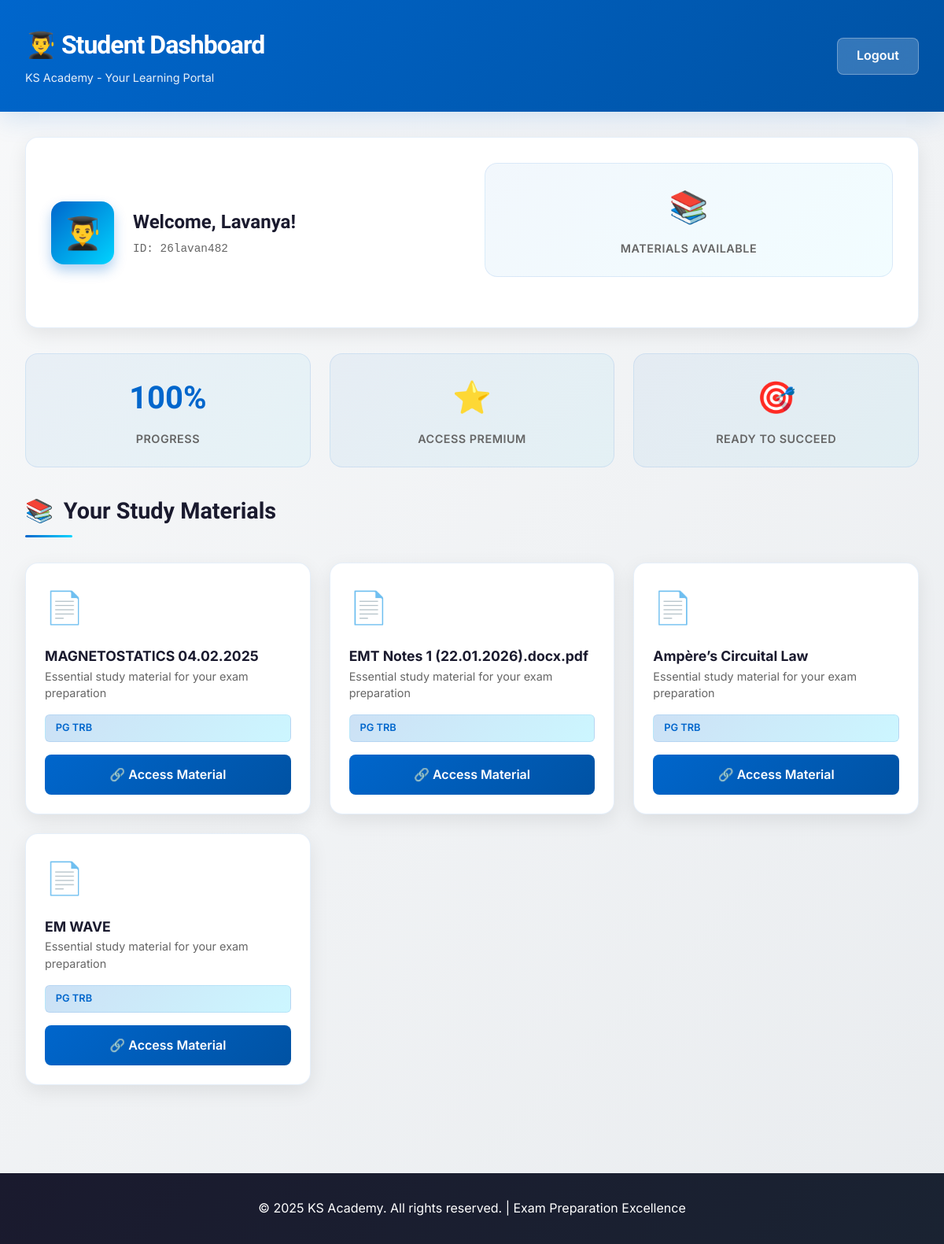
/student (signed in), run on the app's committed database.
### tables this page shows
CREATE TABLE students (
        id INTEGER PRIMARY KEY AUTOINCREMENT,
        name TEXT NOT NULL,
        userid TEXT NOT NULL UNIQUE,
        password TEXT NOT NULL,
        category TEXT NOT NULL
    );

CREATE TABLE materials (
        id INTEGER PRIMARY KEY AUTOINCREMENT,
        title TEXT NOT NULL,
        link TEXT NOT NULL,
        category TEXT NOT NULL
    );

### app.py (the view)
@app.route('/student')
def student():
    if not session.get('user') or session['user'] == 'admin':
        return redirect('/login')
    with get_db() as con:
        cur = con.cursor()
        cur.execute("SELECT name, category FROM students WHERE userid = ?", (session['user'],))
        student_data = cur.fetchone()
        if student_data:
            materials = con.execute("SELECT * FROM materials WHERE category = ?", (student_data[1],)).fetchall()
        else:
            materials = []
    return render_template("student.html",
                           student_name=student_data[0] if student_data else '',
                           userid=session.get('user'),
                           materials=materials)

### app.py (called while the page is built)
def get_db():
    conn = sqlite3.connect('data.db', check_same_thread=False)
    return conn

### templates/student.html (shortened to what this page needs)
<!DOCTYPE html>
<html lang="en">
<head>
</head>
<body>
    <header>
        <div class="header-container">
            <div class="header-content">
                <h1>👨‍🎓 Student Dashboard</h1>
                <p class="header-subtitle">KS Academy - Your Learning Portal</p>
            </div>
            <a href="{{ url_for('logout') }}" class="logout-btn">Logout</a>
        </div>
    </header>
    <div class="container">
        <section class="profile-section">
            <div class="profile-content">
                <div class="profile-avatar">👨‍🎓</div>
                <div class="profile-info">
                    <h2>Welcome, {{ student_name }}!</h2>
                    <p class="profile-id">ID: {{ userid }}</p>
                </div>
            </div>
            <div class="stats-grid">
                <div class="stat-card">
                    <div class="stat-value">📚</div>
                    <div class="stat-label">Materials Available</div>
                </div>
            </div>
        </section>
        <div class="stats-grid">
            <div class="stat-card">
                <div class="stat-value">100%</div>
                <div class="stat-label">Progress</div>
            </div>
            <div class="stat-card">
                <div class="stat-value">⭐</div>
                <div class="stat-label">Access Premium</div>
            </div>
            <div class="stat-card">
                <div class="stat-value">🎯</div>
                <div class="stat-label">Ready to Succeed</div>
            </div>
        </div>
        <section>
            <div class="section-header">
                <h3>
                    <span>📚</span>
                    Your Study Materials
                </h3>
                <div class="section-underline"></div>
            </div>
            {% if materials %}
            <div class="materials-grid">
                {% for mat in materials %}
                <div class="material-card">
                    <div class="material-icon">📄</div>
                    <div>
                        <h4 class="material-title">{{ mat[1] }}</h4>
                        <p class="material-description">Essential study material for your exam preparation</p>
                    </div>
                    <div class="material-category">{{ mat[3] if mat|length > 3 else 'Study Material' }}</div>
                    <a href="{{ mat[2] }}" target="_blank" class="material-link">
                        🔗 Access Material
                    </a>
                </div>
                {% endfor %}
            </div>
            {% else %}
            <div class="empty-state">
                <div class="empty-state-icon">📭</div>
                <h4>No Materials Yet</h4>
                <p>Your study materials will appear here. Check back soon!</p>
            </div>
            {% endif %}
        </section>
    </div>
    <footer>
        <p>&copy; 2025 KS Academy. All rights reserved. | Exam Preparation Excellence</p>
    </footer>
</body>
</html>

### templates/student.html (style rules this page uses)
:root { --primary: #0066cc; --primary-dark: #0052a3; --secondary: #ff6b35; --accent: #00d4ff; --success: #2ecc71; --text-dark: #1a1a2e; --text-light: #f5f5f5; --bg-light: #f8f9fa; --border-color: rgba(0, 102, 204, 0.1); }
* { margin: 0; padding: 0; box-sizing: border-box; }
html { scroll-behavior: smooth; }
body { font-family: 'Inter', -apple-system, BlinkMacSystemFont, 'Segoe UI', sans-serif; background: linear-gradient(135deg, var(--bg-light) 0%, #e9ecef 100%); color: var(--text-dark); line-height: 1.6; }
header { background: linear-gradient(135deg, var(--primary) 0%, var(--primary-dark) 100%); color: white; padding: 2rem; box-shadow: 0 8px 32px rgba(0, 102, 204, 0.15); animation: slideInDown 0.6s ease-out; }
.header-container { max-width: 1200px; margin: 0 auto; display: flex; justify-content: space-between; align-items: center; }
.header-content h1 { font-family: 'Clash Display', sans-serif; font-size: 2rem; font-weight: 700; letter-spacing: -1px; margin-bottom: 0.25rem; }
.header-subtitle { font-size: 0.9rem; opacity: 0.9; }
.logout-btn { background: rgba(255, 255, 255, 0.2); color: white; padding: 0.6rem 1.5rem; border: 1px solid rgba(255, 255, 255, 0.3); border-radius: 8px; text-decoration: none; font-weight: 600; transition: all 0.3s ease; backdrop-filter: blur(10px); }
.container { max-width: 1200px; margin: 0 auto; padding: 2rem; }
.profile-section { background: white; padding: 2rem; border-radius: 16px; box-shadow: 0 8px 24px rgba(0, 0, 0, 0.08); margin-bottom: 2rem; animation: slideInUp 0.6s ease-out; border: 1px solid var(--border-color); display: grid; grid-template-columns: 1fr 1fr; gap: 2rem; align-items: center; }
.profile-content { display: flex; align-items: center; gap: 1.5rem; }
.profile-avatar { width: 80px; height: 80px; background: linear-gradient(135deg, var(--primary), var(--accent)); border-radius: 16px; display: flex; align-items: center; justify-content: center; font-size: 2.5rem; box-shadow: 0 8px 16px rgba(0, 102, 204, 0.3); }
.profile-info h2 { font-family: 'Clash Display', sans-serif; font-size: 1.5rem; margin-bottom: 0.25rem; }
.profile-id { color: #666; font-size: 0.9rem; font-family: 'Space Mono', monospace; }
.stats-grid { display: grid; grid-template-columns: repeat(auto-fit, minmax(200px, 1fr)); gap: 1.5rem; margin-bottom: 2rem; }
.stat-card { background: linear-gradient(135deg, rgba(0, 102, 204, 0.05), rgba(0, 212, 255, 0.05)); padding: 1.5rem; border-radius: 16px; border: 1px solid var(--border-color); text-align: center; transition: all 0.3s ease; animation: scaleIn 0.6s ease-out; }
.stat-value { font-family: 'Clash Display', sans-serif; font-size: 2.5rem; font-weight: 700; color: var(--primary); margin-bottom: 0.5rem; }
.stat-label { color: #666; font-size: 0.9rem; font-weight: 600; text-transform: uppercase; letter-spacing: 0.5px; }
.section-header { margin-bottom: 2rem; }
.section-header h3 { font-family: 'Clash Display', sans-serif; font-size: 1.8rem; color: var(--text-dark); display: flex; align-items: center; gap: 0.8rem; margin-bottom: 0.5rem; }
.section-underline { width: 60px; height: 3px; background: linear-gradient(90deg, var(--primary), var(--accent)); border-radius: 2px; }
.materials-grid { display: grid; grid-template-columns: repeat(auto-fill, minmax(300px, 1fr)); gap: 1.5rem; margin-bottom: 2rem; }
.material-card { background: white; border-radius: 16px; padding: 1.5rem; box-shadow: 0 8px 24px rgba(0, 0, 0, 0.08); border: 1px solid var(--border-color); transition: all 0.3s ease; animation: slideInUp 0.6s ease-out; display: flex; flex-direction: column; gap: 1rem; }
.material-icon { font-size: 2.5rem; }
.material-title { font-weight: 700; font-size: 1.1rem; color: var(--text-dark); }
.material-description { color: #666; font-size: 0.9rem; line-height: 1.5; }
.material-category { display: inline-block; background: linear-gradient(135deg, rgba(0, 102, 204, 0.2), rgba(0, 212, 255, 0.2)); color: var(--primary); padding: 0.4rem 0.8rem; border-radius: 6px; font-size: 0.8rem; font-weight: 600; border: 1px solid var(--border-color); }
.material-link { background: linear-gradient(135deg, var(--primary), var(--primary-dark)); color: white; padding: 0.8rem 1rem; border-radius: 8px; text-decoration: none; font-weight: 600; text-align: center; transition: all 0.3s ease; display: block; }
footer { background: linear-gradient(135deg, var(--text-dark) 0%, #1a2332 100%); color: white; text-align: center; padding: 2rem; margin-top: 3rem; }
footer p { margin: 0; }

### data on the page
students: name "Lavanya", userid "26lavan482"
materials: title "MAGNETOSTATICS 04.02.2025", category "PG TRB"
materials: title "EMT Notes 1 (22.01.2026).docx.pdf", category "PG TRB"
materials: title "Ampère’s Circuital Law", category "PG TRB"
materials: title "EM WAVE", category "PG TRB"
